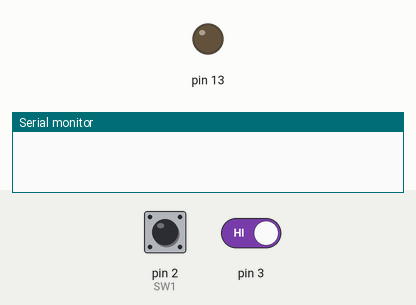
A sketch run on a simulated Arduino Uno, built with avr-gcc and run on an emulated ATmega328P. On the bench: output pins drawn as LEDs (lit = HIGH), the last lines printed to the serial monitor. The inputs (shaded band) are chosen by the test bench; at power-on: pin 2 (SW1) HIGH, pin 3 HIGH.

Above: at 1.2 s.
1.3 s: pin 2 (SW1) pulled LOW for 0.15 s
At 2.7 s:
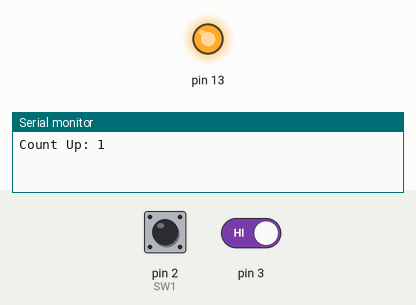
4.4 s: pin 3 driven LOW
Timing chart, 0 to 13.4 s (numbered marks = the images above; inputs shaded):
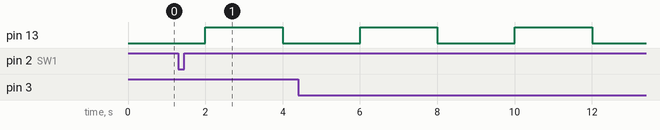

The sketch:

LAB3-2_countDown-Up_with_interrupt.ino
```cpp
#define SW1 2
#define SW2 3
// Mode setting
int c = 99;
int number = 0;
// Button Setting
bool sw1State = 0;
bool sw2State = 0;
int buttonDeBounce = 200;
// times setting
unsigned long previousPress = 0;
unsigned long previousPress2 = 0;
unsigned long previousTimes = 0;
unsigned long currentTimes = 0;

void countUp() {
  if(number < c && number >= 0) {
    number++;
  }
  else {
    number = 0;
  }
  Serial.println("Count Up: " + String(number));
}

void countDown() {
  if(number <= c && number > 0) {
    number--;
  }
  else {
    number = c;
  }
  Serial.println("Count Down: " + String(number));
}

void button1() {
  sw1State = 1;
}

void button2() {
  sw2State = 1;
}

void setup() {
  Serial.begin(9600);
  pinMode(SW1, INPUT);
  pinMode(13, OUTPUT);
  pinMode(2, INPUT);
  pinMode(3, INPUT);
  attachInterrupt(0, button1, CHANGE);
  attachInterrupt(1, button2, CHANGE);
}

void loop() {
  // put your main code here, to run repeatedly:
  currentTimes = millis();
  if (currentTimes - previousTimes > 2000) {
    digitalWrite(13, !digitalRead(13));
    previousTimes = currentTimes;
  }

  if (((millis() - previousPress) > buttonDeBounce) && sw1State) {
    previousPress = millis();
    if (digitalRead(2) == LOW) {
      countUp();
      sw1State = 0;
    }
  }
  if (((millis() - previousPress2) > buttonDeBounce) && sw2State) {
    previousPress2 = millis();
    if (digitalRead(3) == LOW) {
      countDown();
      sw2State = 0;
    }
  }
}
```

Measured:
- by itself, pin 13: alternates HIGH for 2.0 s and LOW for 2.0 s
